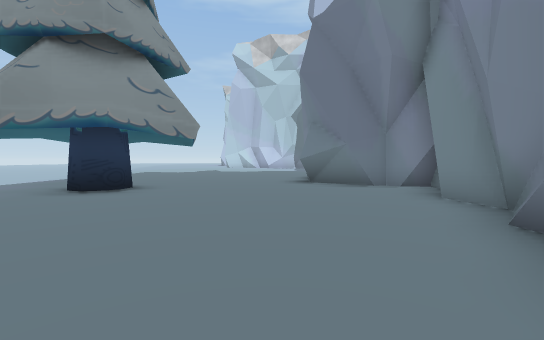
view 1 (above)

12 first-person views from a walk through a Unity game level. The camera is 1.2 m above the floor, tilts 2° down and sees 90° across. The floor is counted in squares, 2 m on a side. Each view is taken from the middle of a square. On the plan, view 1 faces up. The plan holds only what a view shows up to about 9 squares ahead; the rest is blank. The place goes on beyond the plan. The player is left out.

view 2
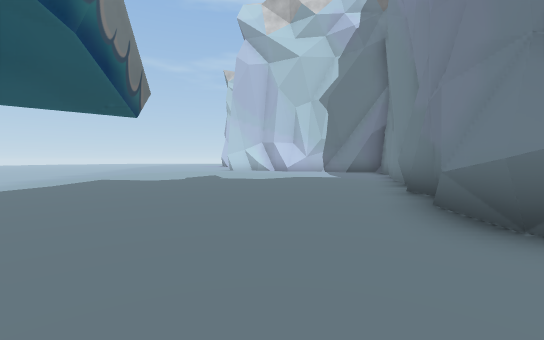

view 3
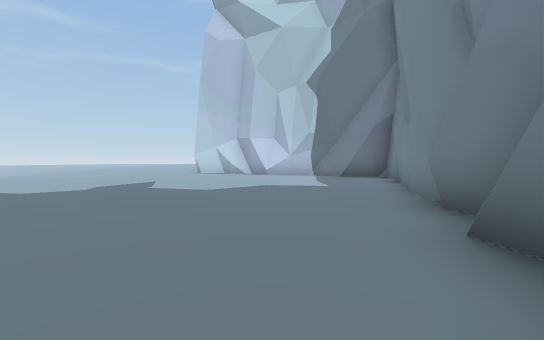

view 4
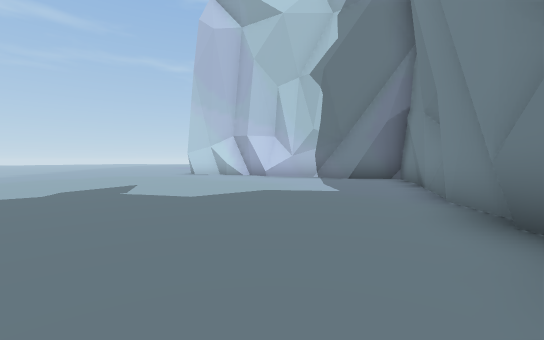

view 5
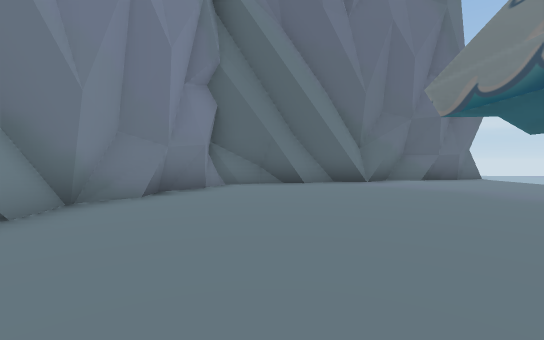

view 6
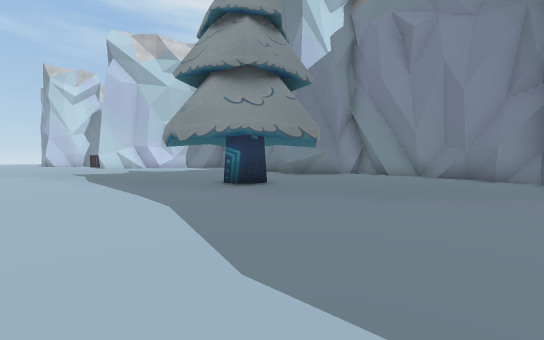

view 7
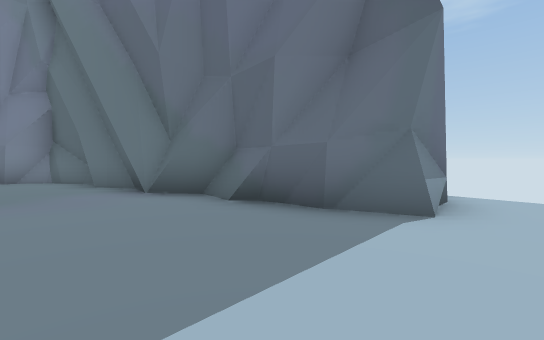

view 8
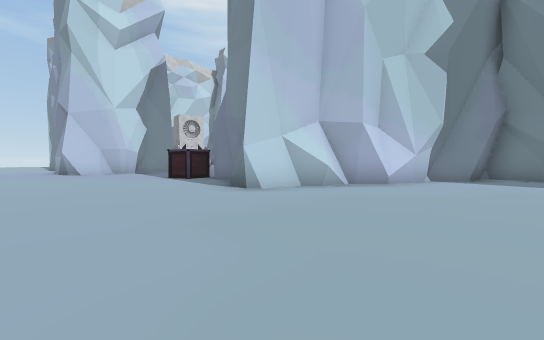

view 9
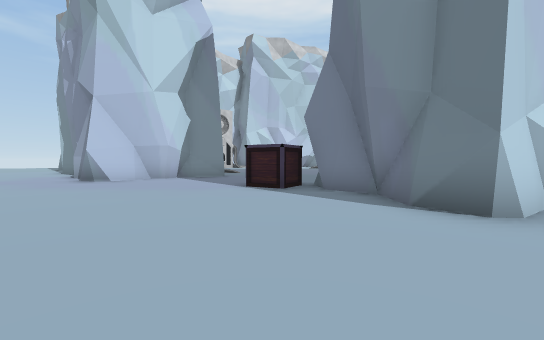

view 10
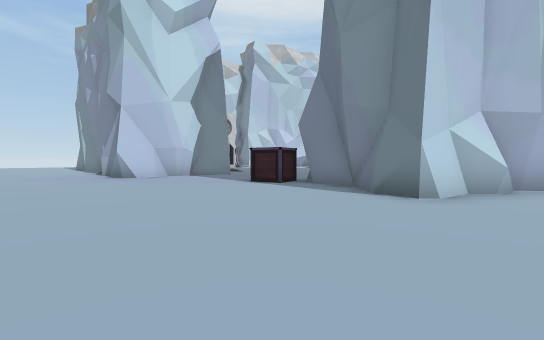

view 11
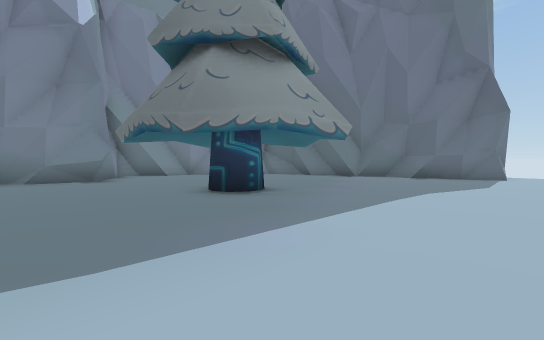

view 12
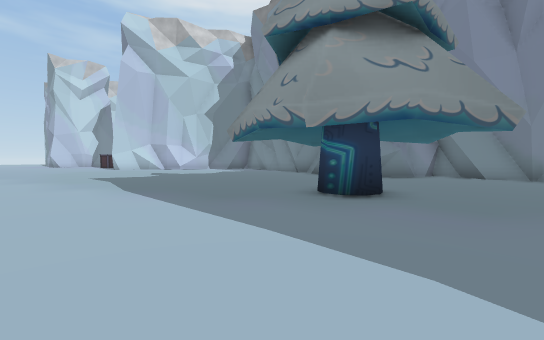

### Floor plan
Points are (right, up) in squares from view 1. A wall is a line through its corners. A room is listed if a view was taken in it or the views show most of it. See-through windows are left out.
Room 1 (views 1, 2, 3, 4, 5, 6, 7, 8, 9, 10, 11, 12)
walls: (0.8, 18.6) (-0.2, 18.8); (2, 18.2) (0.7, 18.4) (-0.1, 18.9) (-0.6, 18.8); (2.3, 17.7) (1.5, 18.4); (-0.3, 18.6) (-0.9, 19.3); (-0.8, 19.2) (-1.1, 19.6) (-1.6, 19.5) (-2.2, 19.8); (3.9, 17.3) (2.7, 17.3) (2.3, 17.8); (-1.8, 19.5) (-2.3, 20.1) (-3.6, 20.3); (3.4, 14.9) (3.9, 16.2); (3.2, 14.7) (3.3, 15.3); (3.5, 14.8) (3.9, 17.2) (3.6, 17.3); (3.2, 14.3) (3.3, 15.2); (3.2, 13.9) (3.4, 14.3); (-3.3, 20.2) (-3.5, 20.4) (-2.9, 21.3); (-2.5, 21.5) (-2.4, 22.1) (-2.1, 22.4); (-3.4, 20.3) (-3.3, 21) (-2.2, 21.9) (-2.3, 23.1); (2.7, 12.8) (2.7, 13.4); (-2.2, 22.8) (-2.1, 23.6); (2.5, 11.9) (2.6, 13); (2.1, 10.2) (1.9, 11.7); (1.6, 9.3) (1.5, 10.1); (0.9, 8.1) (1.5, 9.1) (1.4, 9.5); (0.7, 7) (1.3, 9.3); (-2.7, 28.6) (-3.3, 28.5) (-3.8, 28.8) (-4.2, 28.6); (1.7, 6.7) (0.8, 7) (1.1, 8.5); (-3.8, 28.8) (-5.2, 28.5); (2.1, 6.2) (0.8, 7); (-5, 28.4) (-5.3, 28.7) (-5.5, 29.2); (3.4, 5.8) (2.7, 6.5); (-5.1, 29.9) (-5.4, 30.6); (2.6, 4.3) (3.1, 4.8); (3, 4) (2.9, 5); (2.8, 3.7) (2.7, 4.7); (2.7, 2.6) (2.7, 3.3) (3.1, 3.8); (1.9, 2) (2.7, 2.8); (1.5, 1.1) (3, 3.2) (2.8, 4.1); (1.5, 0.9) (2.1, 1.5); (1.6, 0.2) (1.5, 0.8) (2.2, 1.8); (0.9, -0.2) (1.4, 0.1) (1.7, 0.7); (-0.8, -0.4) (0.2, -0.6) (0.5, -0.6) (1.4, 0.1); (-0.2, -0.5) (1, -0.2); (-1.1, -0.9) (-0.3, -0.4); (-1.7, -1.1) (-0.9, -0.6); (-2.7, -1.2) (-2.1, -0.7); (-2.7, -1.2) (-2.5, -0.9); (-3.5, -1.2) (-2.8, -1.3); (-4.2, -1.7) (-3.7, -1.7); (-5.3, -1.6) (-4.1, -1.8) (-2.8, -0.8) (-1.1, -1.1); (-6.8, -2.1) (-4.9, -1.6); (-6.6, -2.3) (-6.1, -1.9) (-5.2, -1.8) (-4.8, -1.5); (-7.2, -3.4) (-6.9, -2.8); (-7, -3.5) (-7, -2.4)
low walls: (2.8, 13.3) (3.2, 14.4); (1.4, 8.8) (1.6, 9.3); (2, 6.4) (1, 7.2) (1.1, 8.4); (-3.2, -1.1) (-2.7, -1.2); (-4.8, -1.5) (-4, -1.6)
objects: tree (-4, 5) to (-3, 6); other object (-3, 24) to (-2, 25)

Where each view was taken, in squares from view 1:
view 1: 0 up, 0 right, facing up
view 2: 5 up, 1 left, facing up
view 3: 8 up, 0 right, facing up
view 4: 9 up, 0 right, facing up
view 5: 7 up, 0 right, facing down
view 6: 0 up, 8 left, facing up-right
view 7: 1 up, 8 left, facing down-right
view 8: 16 up, 7 left, facing up-right
view 9: 20 up, 7 left, facing up-right
view 10: 19 up, 8 left, facing up-right
view 11: 9 up, 8 left, facing down-right
view 12: 3 up, 8 left, facing up-right
